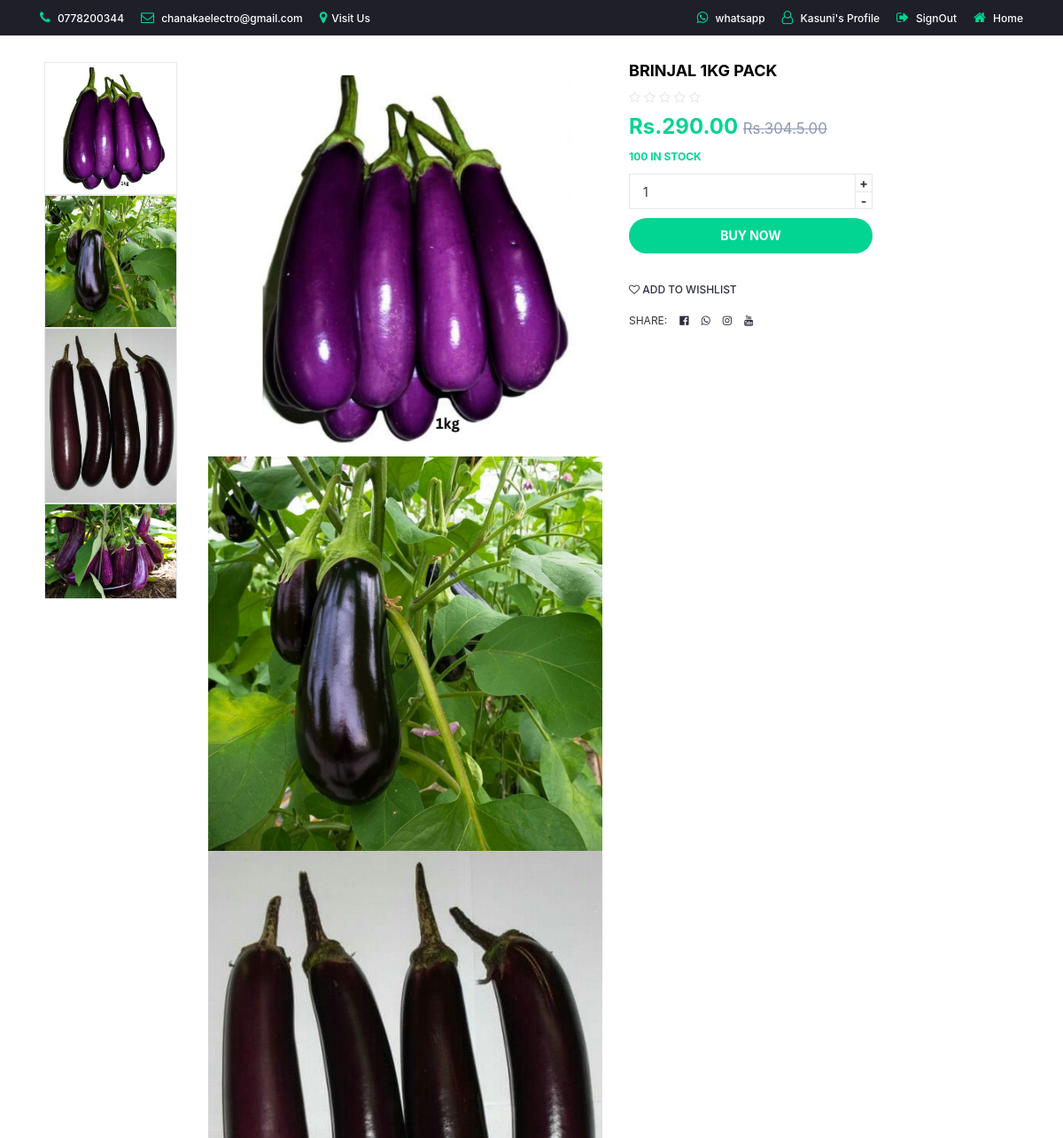
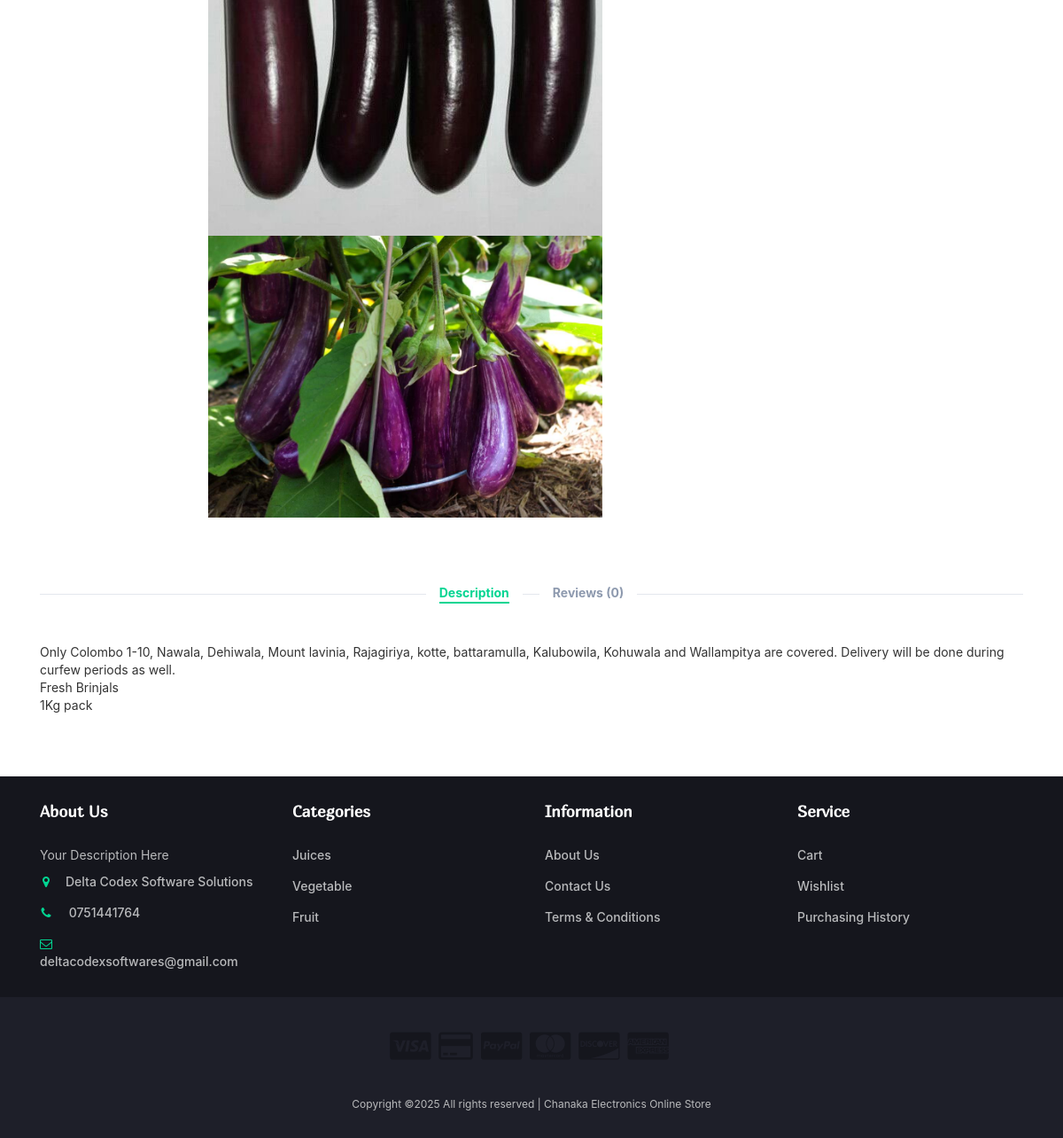
Screenshot of /SingleProductView.php?id=12 (signed in) with the database file from the repository (2 pictures, top to bottom).
### tables this page shows
CREATE TABLE IF NOT EXISTS `product` (
  `id` int NOT NULL AUTO_INCREMENT,
  `price` double NOT NULL,
  `qty` int NOT NULL,
  `description` text NOT NULL,
  `title` varchar(100) NOT NULL,
  `datetime_added` datetime NOT NULL,
  `delivery_fee_colombo` double NOT NULL,
  `delivery_fee_other` double NOT NULL,
  `status_id` int NOT NULL,
  `category_id` int NOT NULL,
  `admin_email` varchar(100) NOT NULL,
  PRIMARY KEY (`id`),
  KEY `fk_product_status1_idx` (`status_id`),
  KEY `fk_product_category1_idx` (`category_id`),
  KEY `fk_product_admin1_idx` (`admin_email`),
  CONSTRAINT `fk_product_admin1` FOREIGN KEY (`admin_email`) REFERENCES `admin` (`email`),
  CONSTRAINT `fk_product_category1` FOREIGN KEY (`category_id`) REFERENCES `category` (`c_id`),
  CONSTRAINT `fk_product_status1` FOREIGN KEY (`status_id`) REFERENCES `status` (`s_id`)
);

CREATE TABLE IF NOT EXISTS `category` (
  `c_id` int NOT NULL AUTO_INCREMENT,
  `name` varchar(45) NOT NULL,
  `path` text,
  PRIMARY KEY (`c_id`) USING BTREE
);

### connection.php (called while the page is built, shortened)
<?php
class Database{
    public static $connection;
    public static function setUpConnection(){
        if(!isset(Database::$connection)){
            Database::$connection = new mysqli("localhost","root","tharinduCHA@8754","fresh","3306");
        }
    }
    public static function search($q){
        $resultset = Database::$connection->query($q);
        return $resultset;
    }
}
?>

### SingleProductView.php (the view, shortened to what this page needs)
<!DOCTYPE html>
<?php
require "connection.php";
require "header.php";
if (isset($_GET["id"])) {
	$pid = $_GET["id"];
	$product_Resultset =
		Database::search("SELECT product.id,product.price,product.qty,product.description,product.title,product.datetime_added,product.delivery_fee_colombo,
product.delivery_fee_other,product.category_id,product.status_id,product.admin_email FROM `product` WHERE product.id='" . $pid . "'");
	$product_num = $product_Resultset->num_rows;
	if ($product_num == 1) {
		$product_data = $product_Resultset->fetch_assoc();
		if (isset($_SESSION["user"])) {
			$email = $_SESSION["user"]["email"];
?>
			<html lang="en">
			<head>
				<link type="text/css" rel="stylesheet" href="css/bootstrap.min.css" />
				<link type="text/css" rel="stylesheet" href="css/slick.css" />
				<link type="text/css" rel="stylesheet" href="css/slick-theme.css" />
				<link type="text/css" rel="stylesheet" href="css/nouislider.min.css" />
				<link rel="stylesheet" href="css/font-awesome.min.css">
				<link type="text/css" rel="stylesheet" href="css/style.css" />
				<link rel="stylesheet" href="style.css">
				<link rel="stylesheet" href="https://cdn.jsdelivr.net/npm/bootstrap-icons@1.9.1/font/bootstrap-icons.css" />
				<link rel="stylesheet" href="bootstrap.css" />
			</head>
			<body style="overflow-x: hidden;">
				<div class="section">
					<div class="container">
						<div class="row">
							<div class="col-md-5 col-md-push-2">
								<div id="product-main-img">
									<?php
									$image_Rs = Database::search("SELECT * FROM `image` WHERE `product_id`='" . $pid . "'");
									$image_num = $image_Rs->num_rows;
									$img = array();
									if ($image_num != 0) {
										for ($y = 0; $y < $image_num; $y++) {
											$image_data = $image_Rs->fetch_assoc();
											$img[$y] = $image_data["code"];
									?>
											<div class="product-preview">
												<img src="<?php echo $img["$y"]; ?>" />
											</div>
										<?php
										}
										?>
								</div>
							</div>
							<div class="col-md-2  col-md-pull-5">
								<div id="product-imgs">
									<?php
										$image_Rs1 = Database::search("SELECT * FROM `image` WHERE `product_id`='" . $pid . "'");
										$image_num1 = $image_Rs1->num_rows;
										$img1 = array();
										if ($image_num1 != 0) {
											for ($x = 0; $x < $image_num1; $x++) {
												$image_data1 = $image_Rs1->fetch_assoc();
												$img1[$x] = $image_data1["code"];
									?>
											<div class="product-preview">
												<img src="<?php echo $img1["$x"]; ?>" />
											</div>
									<?php
											}
										}
									?>
								</div>
							</div>
						<?php
									}
						?>
						<div class="col-md-5">
							<div class="product-details">
								<h2 class="product-name" style="color: black;"><?php echo $product_data["title"]; ?></h2>
								<div>
									<?php
									$Rf_rs1 = Database::search("SELECT * FROM `feedback`WHERE `product_id`='" . $product_data["id"] . "' ORDER BY `date` DESC");
									$Rf_num1 = $Rf_rs1->num_rows;
									?>
									<div class="product-rating">
										<?php
										if ($Rf_num1 == 0) {
										?>
											<i class="fa fa-star-o"></i>
											<i class="fa fa-star-o"></i>
											<i class="fa fa-star-o"></i>
											<i class="fa fa-star-o"></i>
											<i class="fa fa-star-o"></i>
										<?php
										}
										?>
									</div>
								</div>
								<div>
									<?php
									$price = $product_data["price"];
									$adding_price = ($price / 100) * 5;
									$new_price = $price + $adding_price;
									?>
									<h3 class="product-price">Rs.<?php echo $price; ?>.00 <del class="product-old-price">Rs.<?php echo $new_price; ?>.00</del></h3>
									<div><span class="product-available"> <?php echo $product_data["qty"]; ?> In Stock</span>
									</div>
								</div>
								<div class="">
									<div class="qty-label" style="width: 275px; margin-top: 10px;">
										<div class="input-number">
											<input type="number" style="outline: none;" value="1" pattern="[0-9]" id="qty_input" onkeyup='checkValue(<?php echo $product_data["qty"]; ?>);'>
											<span class="qty-up" onclick='qty_inc(<?php echo $product_data["qty"]; ?>);'>+</span>
											<span class="qty-down" onclick='qty_dec(<?php echo $product_data["qty"]; ?>);'>-</span>
										</div>
									</div>
								</div>
								<div class="add-to-cart" style="display: flex; flex-direction: column;">
									<button class="add-to-cart-btn" style="margin-top: 10px; width: 275px;" ; type="submit" id="payhere-payment" onclick="payNow(<?php echo $pid; ?>);"><i class="fa fa-usd"></i>buy
										now</button>
								</div>
								<ul class="product-btns">
									<?php
									$watchlist_Resultset = Database::search("SELECT * FROM `wishlist` WHERE `product_id`='" . $product_data["id"] . "' AND `user_email`= '" . $email . "'");
									$watchlist_num = $watchlist_Resultset->num_rows;
									if ($watchlist_num == 1) {
									?>
										<li><a href="#" onclick='addWishlist(<?php echo $product_data["id"]; ?>);'>
												<i class="fa fa-heart-o text-primary" id='heart<?php echo $product_data["id"]; ?>'></i> Remove from wishlist</a></li>
									<?php
									} else {
									?>
										<li><a href="#" onclick='addWishlist(<?php echo $product_data["id"]; ?>);'>
												<i class="fa fa-heart-o text-dark" id='heart<?php echo $product_data["id"]; ?>'></i>
												add to wishlist</a></li>
								<?php
									}
								}
								?>
								</ul>
								<ul class="product-links">
									<li>Share:</li>
									<li><a href="https://www.facebook.com/50Bandarawela?mibextid=2JQ9oc"><i class="fa fa-facebook-official"></i></a></li>
									<li><a href="https://wa.me/message/CBYLNI2IKXKII1"><i class="fa fa-whatsapp"></i></a></li>
									<li><a href="https://instagram.com/chanaka.sanjeewa?igshid=MzRlODBiNWFlZA=="><i class="fa fa-instagram"></i></a></li>
									<li><a href="https://youtube.com/@chanakaElectro?si=ob-OIXZGP6odFKTe"><i class="fa fa-youtube"></i></a></li>
								</ul>
							</div>
						</div>
						<div class="col-md-12">
							<div id="product-tab">
								<ul class="tab-nav">
									<li class="active"><a data-toggle="tab" href="#tab1">Description</a></li>
									<?php
									$Rf_rs = Database::search("SELECT * FROM `feedback`WHERE `product_id`='" . $product_data["id"] . "' AND `Feed_status` ='1' ORDER BY `date` DESC");
									$Rf_num = $Rf_rs->num_rows;
									?>
									<li><a data-toggle="tab" href="#tab3">Reviews (<?php echo $Rf_num; ?>)</a></li>
								</ul>
								<div class="tab-content">
									<div id="tab1" class="tab-pane fade in active">
										<div class="row">
											<div class="col-md-12">
												<p><?php echo $product_data["description"]; ?></p>
											</div>
										</div>
									</div>
									</div>
								</div>
							</div>
						</div>
						</div>
					</div>
			</body>
			</html>
	<?php
	} else {
		echo ("Sorry for the inconvenience");
	}
}
	?>
	<?php require "footer.php" ?>

### footer.php (shortened to what this page needs)
<!DOCTYPE html>
<html>
<head>
    <link type="text/css" rel="stylesheet" href="css/bootstrap.min.css" />
    <link type="text/css" rel="stylesheet" href="css/slick.css" />
    <link type="text/css" rel="stylesheet" href="css/slick-theme.css" />
    <link type="text/css" rel="stylesheet" href="css/nouislider.min.css" />
    <link rel="stylesheet" href="css/font-awesome.min.css">
    <link type="text/css" rel="stylesheet" href="css/style.css" />
</head>
<body class="body">
    <div class="">
        <div class="row">
            <div class="col-12 mt-5 foooter">
                <footer id="footer">
                    <div class="section">
                        <div class="container">
                            <div class="row">
                                <div class="col-md-3 col-xs-6">
                                    <div class="footer">
                                        <h3 class="footer-title">About Us</h3>
                                        <p class="about">Your Description Here</p>
                                        <ul class="footer-links">
                                            <li><a href="#"><i class="fa fa-map-marker"></i>Delta Codex Software Solutions</a></li>
                                            <li><a href="tel:+94751441764"><i class="fa fa-phone"></i> 0751441764</a></li>
                                            <li><a href="mailto:deltacodexsoftwares@gmail.com"><i class="fa fa-envelope-o"></i> deltacodexsoftwares@gmail.com</a></li>
                                        </ul>
                                    </div>
                                </div>
                                <div class="col-md-3 col-xs-6">
                                    <div class="footer">
                                        <h3 class="footer-title">Categories</h3>
                                        <ul class="footer-links">
                                            <?php
                                            $category_resultSet1 = Database::search("SELECT * FROM `category`");
                                            $category_num1 = $category_resultSet1->num_rows;
                                            for ($x = 0; $x < $category_num1; $x++) {
                                                $category_data1 = $category_resultSet1->fetch_assoc();
                                            ?>
                                                <li><a href="#"><?php echo $category_data1["name"]; ?></a></li>
                                            <?php
                                            }
                                            ?>
                                        </ul>
                                    </div>
                                </div>
                                <div class="col-md-3 col-xs-6">
                                    <div class="footer">
                                        <h3 class="footer-title ">Information</h3>
                                        <ul class="footer-links">
                                            <li><a href="http://chanakaelectronics.000webhostapp.com/index.php">About Us</a></li>
                                            <li><a href="tel:+94778200344">Contact Us</a></li>
                                            <li><a href="#">Terms & Conditions</a></li>
                                        </ul>
                                    </div>
                                </div>
                                <div class="col-md-3 col-xs-6">
                                    <div class="footer">
                                        <h3 class="footer-title">Service</h3>
                                        <ul class="footer-links">
                                            <li><a href="cart.php">Cart</a></li>
                                            <li><a href="wishlist.php">Wishlist</a></li>
                                            <li><a href="purchasingHistory.php">Purchasing History</a></li>
                                        </ul>
                                    </div>
                                </div>
                            </div>
                        </div>
                    </div>
                    <div id="bottom-footer" class="section">
                        <div class="container">
                            <div class="row">
                                <div class="col-md-12 text-center">
                                    <ul class="footer-payments">
                                        <li><a href="#"><i class="fa fa-cc-visa"></i></a></li>
                                        <li><a href="#"><i class="fa fa-credit-card"></i></a></li>
                                        <li><a href="#"><i class="fa fa-cc-paypal"></i></a></li>
                                        <li><a href="#"><i class="fa fa-cc-mastercard"></i></a></li>
                                        <li><a href="#"><i class="fa fa-cc-discover"></i></a></li>
                                        <li><a href="#"><i class="fa fa-cc-amex"></i></a></li>
                                    </ul>
                                    <span class="copyright">
                                        Copyright &copy; All rights reserved | Chanaka Electronics Online Store </a>
                                    </span>
                                </div>
                            </div>
                        </div>
                    </div>
                </footer>
            </div>
        </div>
    </div>
</body>

### rows the page displays
product: title "BRINJAL 1KG PACK", price "290", price "304.5", qty "100", description "Only Colombo 1-10, Nawala, Dehiwala, Mount lavinia, Rajagiriya, kotte, battaramulla, Kalubowila, Kohuwala and Wallampitya are covered. Delivery will be done during curfew periods as well. Fresh Brinjals 1Kg pack"
category: name "Juices"
category: name "Vegetable"
category: name "Fruit"

### other values shown
$data["fname"] "Kasuni"
$Rf_num "0"
